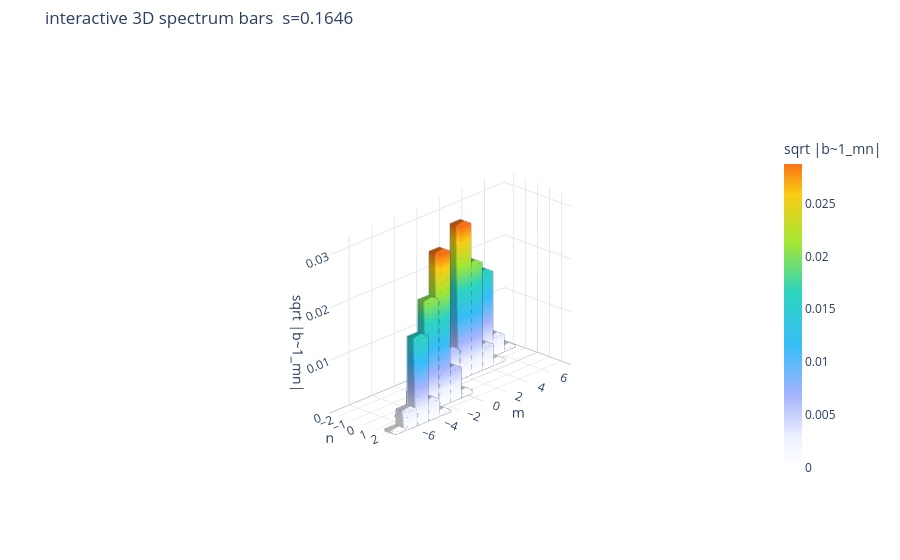

Write notebook code for a chart like this one.
### Markdown cell above
## [MAGNETIC_SPECTRUM_ATLAS] Multi-component $B^r$ spectrum atlas

The single-surface heatmap above is useful for checking a dominant RMP row, but production magnetic-topology analysis usually needs a family view.  Here we build a divergence-free multi-component perturbation, compute the Nardon-style contravariant radial spectrum $\tilde b^1_{mn}=\delta B^1/B_0^3$ on a radial stack, and analyze all requested resonant rows together.

The utilities below are intentionally modular.  The displayed atlas uses a wider signed Fourier window, 97 radial surfaces, `amplitude_scale='sqrt'`, and white masks for zero/missing rows.  The non-log colormap starts from the same white baseline, so near-zero coefficients do not look artificially separated from masked background.  Signed axes show the actual Fourier rows in the computed spectrum: `(m,n)` is conjugate to `(-m,-n)` for a real field, but `(m,n)` and `(m,-n)` are independent opposite-helicity rows unless the perturbation model imposes an extra symmetry.  `amplitude_scale='log10'` remains useful when the goal is strict dynamic-range auditing rather than visual pattern recognition.

- `plot_rational_surface_map` composes optional q-profile, low-order rational markers, projected Poincare points, and island-width bars in the `(m/n, s)` plane.
- `plot_spectrum_heatmap(..., renderer='pcolormesh')` is the recommended surface-spectrum view; it can overlay the physical resonant branch `m=-q n_F` without drawing the opposite-helicity branch.
- `plot_spectrum_bar3d` returns an interactive Plotly figure for rotation, zoom, and hover inspection of dominant rows.
- `plot_radial_mode_heatmap(fixed_n=..., resonant_sign=+1)` follows all $m$ rows at fixed Fourier $n$ and draws the positive-q branch in the negative-$m$ half-plane, $m=-nq(s)$.
- `plot_radial_mode_heatmap(fixed_m=..., axis_convention='fourier')` follows actual Fourier $n$ rows and draws the positive-q branch $n=-m/q(s)$; the q-curve and island-width bars remain independently toggleable.

Yellow vertical bars mark the single-coefficient Nardon half-width estimate at the low-order rational surface; their thickness scales with the resonant coefficient amplitude.  They are an optional overlay, not part of the heatmap itself.  Only the physically resonant curve is drawn on each radial map.  The opposite-helicity branch is not a conjugate diagnostic and is intentionally not mirrored here.  If several harmonics share the same reduced rational surface, the true finite-amplitude island width should be computed from the combined resonant Hamiltonian; the per-row bars are diagnostics, not that nonlinear summed width.

### Code cell
delta_B_multi_rmp = compose_magnetic_perturbations(
    radial_rmp_field_template(2, 1, amplitude=5.0e-4, phase=0.00, axis_R=eq.R0),
    radial_rmp_field_template(3, 1, amplitude=2.4e-4, phase=0.55, axis_R=eq.R0),
    radial_rmp_field_template(5, 2, amplitude=1.6e-4, phase=-0.35, axis_R=eq.R0),
)

S_scan = np.linspace(0.04, 0.96, 97)
theta_spec = np.linspace(0.0, 2*np.pi, 160, endpoint=False)
phi_spec = np.linspace(0.0, 2*np.pi, 96, endpoint=False)

theta_grid = theta_spec[None, None, :]
phi_grid = phi_spec[:, None, None]
r_scan = eq.r0 * np.sqrt(S_scan)[None, :, None]
R_stack = eq.R0 + r_scan * np.cos(theta_grid)
Z_stack = r_scan * np.sin(theta_grid)
R_stack = np.repeat(R_stack, phi_spec.size, axis=0)
Z_stack = np.repeat(Z_stack, phi_spec.size, axis=0)
Phi_stack = phi_grid + np.zeros_like(R_stack)

dBR_stack, dBZ_stack, dBphi_stack = delta_B_multi_rmp(R_stack, Z_stack, Phi_stack)
Bphi0_stack = eq.B0 * eq.R0 / np.maximum(R_stack, 1.0e-12)
tilde_b1_grid = nardon_radial_perturbation(
    R_stack,
    Z_stack,
    phi_spec,
    theta_spec,
    dBR_stack,
    dBZ_stack,
    dBphi_stack,
    S_scan,
    denominator_B_phi=Bphi0_stack,
)
magnetic_spectrum = radial_perturbation_Fourier_spectrum(
    tilde_b1_grid,
    theta_spec,
    phi_spec,
    radial_labels=S_scan,
    m_max=14,
    n_max=8,
    min_amplitude=1.0e-14,
)
q_scan = eq.q_of_psi(S_scan)
n_scan = [1, 2, 3]
m_scan = {1: range(1, 9), 2: range(2, 13), 3: range(3, 15)}
chains_multi = analyze_resonant_island_chains_multi_n(
    magnetic_spectrum,
    q_scan,
    n_values=n_scan,
    m_values=m_scan,
    min_b_res=1.0e-8,
)

print(f'Radial spectrum: {S_scan.size} surfaces, {magnetic_spectrum.m.size} retained Fourier rows over |m|<=14, |n|<=8.')
print(f'Multi-RMP analysis found {len(chains_multi)} resonant island-chain estimates.')
print('{:>7} {:>9} {:>9} {:>12} {:>12} {:>10}'.format('(m,n)', 's_res', 'q_res', 'b_res', 'half_width', 'phase'))
for chain in sorted(chains_multi, key=lambda item: item.b_res, reverse=True)[:8]:
    print('({:>2d},{:>1d}) {:>9.4f} {:>9.4f} {:>12.3e} {:>12.3e} {:>9.1f}°'.format(
        chain.m, chain.n, chain.radial_label, chain.q, chain.b_res, chain.half_width, np.degrees(chain.phase)
    ))

review_root = PROJECT_ROOT if PROJECT_ROOT is not None else pathlib.Path.cwd()
review_dir = review_root / 'pyna_output/magnetic_spectrum_review'
review_dir.mkdir(parents=True, exist_ok=True)

poincare_trace = None
if 'R_cross_p0' in globals() and len(R_cross_p0):
    S_p0 = np.clip(((R_cross_p0 - eq.R0)**2 + Z_cross_p0**2) / eq.r0**2, 0.0, 1.0)
    q_p0 = eq.q_of_psi(S_p0)
    poincare_trace = PoincareRationalTrace(
        ratio=q_p0,
        radial_label=S_p0,
        label=r'projected Poincare, $\varphi=0$',
    )

fig_qmap, ax_qmap, rational_markers = plot_rational_surface_map(
    S_scan,
    q_scan,
    n_values=n_scan,
    m_values=m_scan,
    chains=chains_multi,
    poincare=poincare_trace,
    show_poincare=poincare_trace is not None,
    max_island_bars=12,
    annotate_rationals=False,
    title='q-profile resonance atlas: rationals, Poincare trace, island bars',
)
fig_qmap.savefig(review_dir / '01_q_profile_resonance_map.png', dpi=180, bbox_inches='tight', facecolor='white')
plt.show()

surface_index = int(np.argmin(np.abs(S_scan - psi_res_21)))
surface_label = float(S_scan[surface_index])
chains_surface = [chain for chain in chains_multi if abs(chain.radial_label - surface_label) <= 0.08]
fig_surface, ax_surface = plt.subplots(figsize=(6.7, 5.7))
plot_spectrum_heatmap(
    magnetic_spectrum,
    radial_index=surface_index,
    m_values=np.arange(-14, 15),
    n_values=np.arange(-8, 9),
    chains=chains_surface,
    q_value=float(q_scan[surface_index]),
    renderer='pcolormesh',
    amplitude_scale='sqrt',
    mask_zeros=True,
    ax=ax_surface,
    cmap='viridis',
    title='surface spectrum with physical resonance branch',
)
fig_surface.savefig(review_dir / '02_surface_pcolormesh_atlas.png', dpi=180, bbox_inches='tight', facecolor='white')
plt.show()

fig_bar3d = plot_spectrum_bar3d(
    magnetic_spectrum,
    radial_index=surface_index,
    m_values=np.arange(-10, 11),
    n_values=np.arange(-6, 7),
    amplitude_scale='sqrt',
    range_mode='nonzero',
    bar_width=0.9,
    z_aspect=0.72,
    title='interactive 3D spectrum bars',
)
fig_bar3d.write_html(str(review_dir / '04_surface_plotly_bar3d.html'), include_plotlyjs='cdn')
try:
    fig_bar3d.write_image(str(review_dir / '04_surface_plotly_bar3d.png'), width=1040, height=650, scale=2)
except Exception as exc:
    print(f'Plotly static PNG export skipped: {exc}')
fig_bar3d.show()

fig_radial, axes_radial = plt.subplots(1, 2, figsize=(13.2, 4.9), sharey=True)
plot_radial_mode_heatmap(
    magnetic_spectrum,
    fixed_n=1,
    mode_values=np.arange(-14, 15),
    resonant_sign=1,
    q_profile=q_scan,
    chains=chains_multi,
    renderer='pcolormesh',
    amplitude_scale='sqrt',
    mask_zeros=True,
    ax=axes_radial[0],
    cmap='viridis',
    title='n=1',
)
plot_radial_mode_heatmap(
    magnetic_spectrum,
    fixed_m=5,
    mode_values=np.arange(-8, 9),
    axis_convention='fourier',
    q_profile=q_scan,
    chains=chains_multi,
    renderer='pcolormesh',
    amplitude_scale='sqrt',
    mask_zeros=True,
    ax=axes_radial[1],
    cmap='viridis',
    title='m=5',
)
plt.tight_layout()
fig_radial.savefig(review_dir / '03_radial_fixed_n_fixed_m_maps.png', dpi=180, bbox_inches='tight', facecolor='white')
plt.show()

### Figure 1 — Plotly figure (JSON) as saved in the notebook; plotly's stock layout.template omitted (floating-point values rounded to 4 significant figures; data arrays with more than 128 entries replaced by an {"elided": "..."} marker saying what was removed)
{"data": [{"cmax": 0.02873, "cmin": 0.0, "colorbar": {"len": 0.68, "thickness": 18, "title": {"text": "sqrt |b~1_mn|"}, "x": 0.86}, "colorscale": [[0.0, "#ffffff"], [0.1, "#eef2ff"], [0.24, "#a5b4fc"], [0.4, "#38bdf8"], [0.58, "#2dd4bf"], [0.74, "#a3e635"], [0.9, "#facc15"], [1.0, "#f97316"]], "flatshading": false, "hoverinfo": "text", "i": {"elided": "264 int values"}, "intensity": {"elided": "176 float values"}, "j": {"elided": "264 int values"}, "k": {"elided": "264 int values"}, "lighting": {"ambient": 0.7, "diffuse": 0.64, "roughness": 0.82, "specular": 0.14}, "name": "spectrum bars", "text": {"elided": "176 str values"}, "type": "mesh3d", "x": {"elided": "176 float values"}, "y": {"elided": "176 float values"}, "z": {"elided": "176 float values"}}, {"hoverinfo": "skip", "line": {"color": "rgba(15, 23, 42, 0.42)", "width": 2.2}, "mode": "lines", "name": "bar edges", "showlegend": false, "type": "scatter3d", "x": {"elided": "792 float values"}, "y": {"elided": "792 float values"}, "z": {"elided": "792 float values"}}], "layout": {"margin": {"b": 0, "l": 0, "r": 0, "t": 48}, "paper_bgcolor": "white", "plot_bgcolor": "white", "scene": {"aspectmode": "manual", "aspectratio": {"x": 0.3548, "y": 1.0, "z": 0.72}, "camera": {"eye": {"x": 1.45, "y": -1.55, "z": 0.9}, "projection": {"type": "orthographic"}}, "xaxis": {"backgroundcolor": "white", "gridcolor": "#e5e7eb", "range": [-2.75, 2.75], "title": {"text": "n"}, "zerolinecolor": "#9ca3af"}, "yaxis": {"backgroundcolor": "white", "gridcolor": "#e5e7eb", "range": [-7.75, 7.75], "title": {"text": "m"}, "zerolinecolor": "#9ca3af"}, "zaxis": {"backgroundcolor": "white", "gridcolor": "#e5e7eb", "range": [0.0, 0.03217], "title": {"text": "sqrt |b~1_mn|"}, "zerolinecolor": "#9ca3af"}}, "title": {"text": "interactive 3D spectrum bars  s=0.1646"}}}
